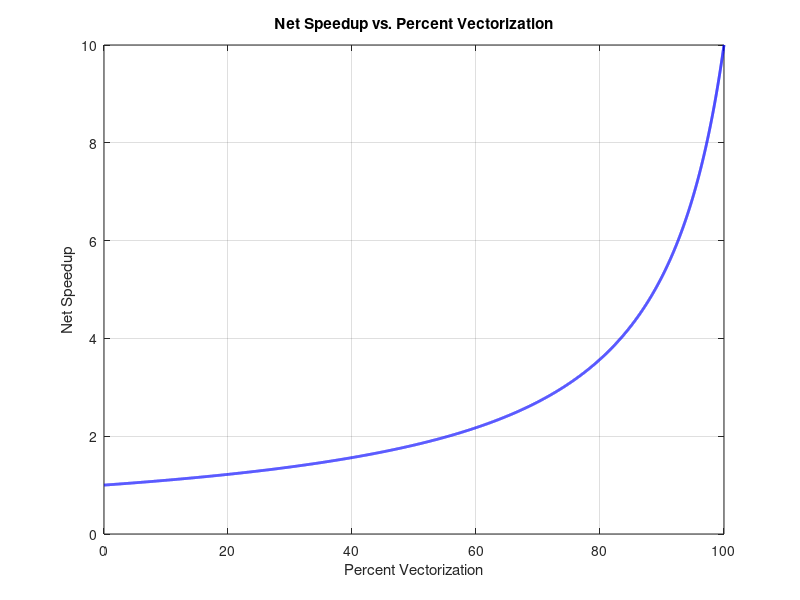

The MATLAB script that drew this image:
% Kyle Ray
% CPE 631 Advanced Computer Architecture
% Problem 2
% January 29, 2018

clear;

F_enh = (0:0.0001:1);
S_enh = 10;

S_overall = zeros(1, length(F_enh));

for i = 1:length(F_enh)
    S_overall(i) = 1/((1-F_enh(i)) + (F_enh(i)/S_enh));
end

plot(F_enh.*100, S_overall, '-b', 'LineWidth', 2);
grid on;
xlabel('Percent Vectorization');
ylabel('Net Speedup');
title('Net Speedup vs. Percent Vectorization');